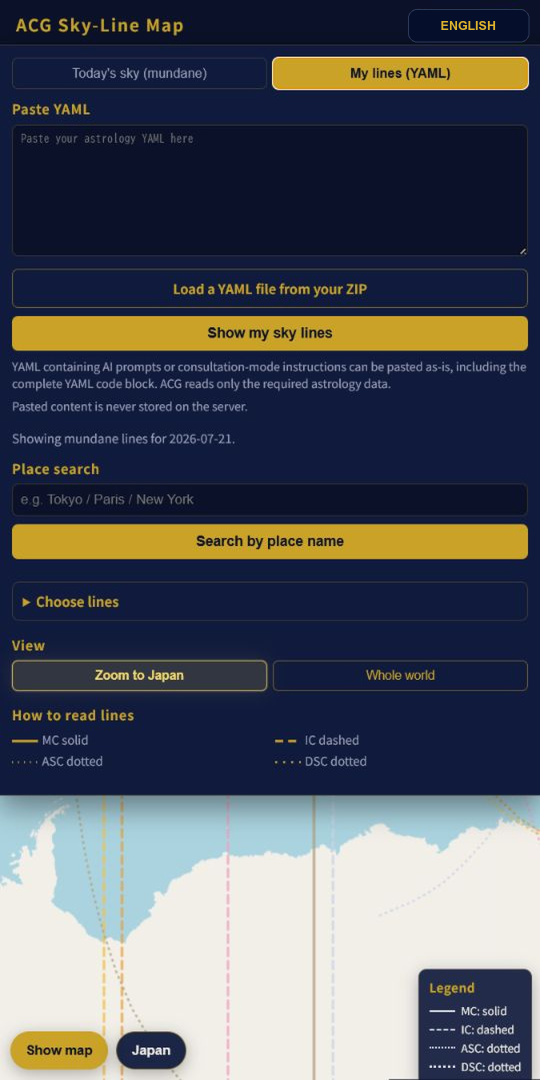
#> input picture media/etsy-acg-demo/frames-en/01_yaml_panel.png, 1080 x 2160 px, found by its file name (shown at 1/2 size)
$ python build_video.py --ffmpeg frames-en/01_yaml_panel.png
#> lines starting #> are read from the running program, lines starting #| are printed output that depends on the picture
from __future__ import annotations

import argparse
import math
import subprocess
from pathlib import Path

from PIL import Image, ImageDraw, ImageFont


ROOT = Path(__file__).resolve().parent
FRAMES = ROOT / "frames"
ENGLISH_FRAMES = ROOT / "frames-en"
OUTPUT = ROOT / "etsy_acg_demo_15s.mp4"
WIDTH, HEIGHT, FPS, DURATION = 1080, 2160, 30, 15


SCENES = [
    (0.0, 1.2, "01_yaml_panel.png", "Open your ACG map", (0.76, 0.92)),
    (1.2, 3.0, "02_yaml_loaded.png", "Your personal\nastrocartography data", (0.50, 0.49)),
    (3.0, 5.0, "03_lines_map.png", "See your planetary lines\nacross the world", (0.82, 0.94)),
    (5.0, 6.5, "04_london_typed.png", "Search any destination", (0.55, 0.51)),
    (6.5, 8.5, "05_london_results.png", "Explore London", (0.47, 0.56)),
    (8.5, 10.5, "07_london_map.png", "Work  •  Creativity  •  Travel\nRelocation", (0.52, 0.55)),
    (10.5, 12.5, "06_london_explanation.png", "Use it with AI for personalized\nlocation guidance", (0.50, 0.65)),
]


def font(size: int, bold: bool = False) -> ImageFont.FreeTypeFont:
    name = "arialbd.ttf" if bold else "arial.ttf"
    path = Path("C:/Windows/Fonts") / name
    return ImageFont.truetype(str(path), size)


def cover(path: Path) -> Image.Image:
    image = Image.open(path).convert("RGB")
#> image is the input picture: PIL image 1080x2160 RGB; mean R, G, B 81.3, 85.2, 94.4
    return image.resize((WIDTH, HEIGHT), Image.Resampling.LANCZOS)


def english_ui(image: Image.Image, filename: str) -> Image.Image:
    """Replace localized map/search strings in captured frames for the English listing."""
    image = image.copy()
    draw = ImageDraw.Draw(image, "RGBA")
    navy = (5, 14, 43, 255)
    border = (45, 57, 89, 255)
    white = (239, 242, 249, 255)

    # Keep the sales video language-pure while the live product retains its
    # locale switcher.  The original captures remain untouched.
    draw.rounded_rectangle((816, 18, 1058, 84), radius=18, fill=navy, outline=border, width=2)
    draw.text((937, 51), "ENGLISH", font=font(25, bold=True), fill=(224, 181, 45, 255), anchor="mm")

    if filename in {"03_lines_map.png", "07_london_map.png"}:
        draw.rounded_rectangle((992, 104, 1068, 178), radius=16, fill=navy, outline=border, width=2)
        draw.text((1030, 141), "Map", font=font(25, bold=True), fill=(224, 181, 45, 255), anchor="mm")

    if filename == "05_london_results.png":
        labels = [
            "Greater London, England, United Kingdom",
            "London, Southwestern Ontario, Canada",
            "London, Laurel County, Kentucky, 40741, USA",
            "London, Madison County, Ohio, 43140, USA",
            "London, Pope County, Arkansas, USA",
        ]
        # Cover the complete original results stack, including the final
        # Japanese geocoder row at the bottom of the capture.
        draw.rectangle((20, 1058, 1060, 1605), fill=(11, 24, 66, 255))
        draw.text((26, 1080), "Results (click to select a point)", font=font(25), fill=(180, 189, 211, 255), anchor="lm")
        rows = [(1100, 1180), (1190, 1270), (1280, 1360), (1370, 1450), (1460, 1540)]
        row_font = font(27)
        for label, (top, bottom) in zip(labels, rows):
            draw.rounded_rectangle((24, top, 1056, bottom), radius=10, fill=navy, outline=border, width=2)
            draw.text((48, (top + bottom) // 2), label, font=row_font, fill=white, anchor="lm")

    if filename == "06_london_explanation.png":
        # The source has both a Latin and Japanese place-name row. Replace the
        # full two-row block so no lower row remains visible in English media.
        draw.rounded_rectangle((24, 860, 1056, 1046), radius=10, fill=navy, outline=border, width=2)
        draw.text((48, 953), "Greater London, England, United Kingdom", font=font(29), fill=white, anchor="lm")

    return image


# [53 lines left out: functions fit_text, draw_caption, draw_cursor, final_card, not called in this run]


def render(ffmpeg: Path, output: Path) -> None:
    sources = {name: english_ui(cover(FRAMES / name), name) for _, _, name, _, _ in SCENES}
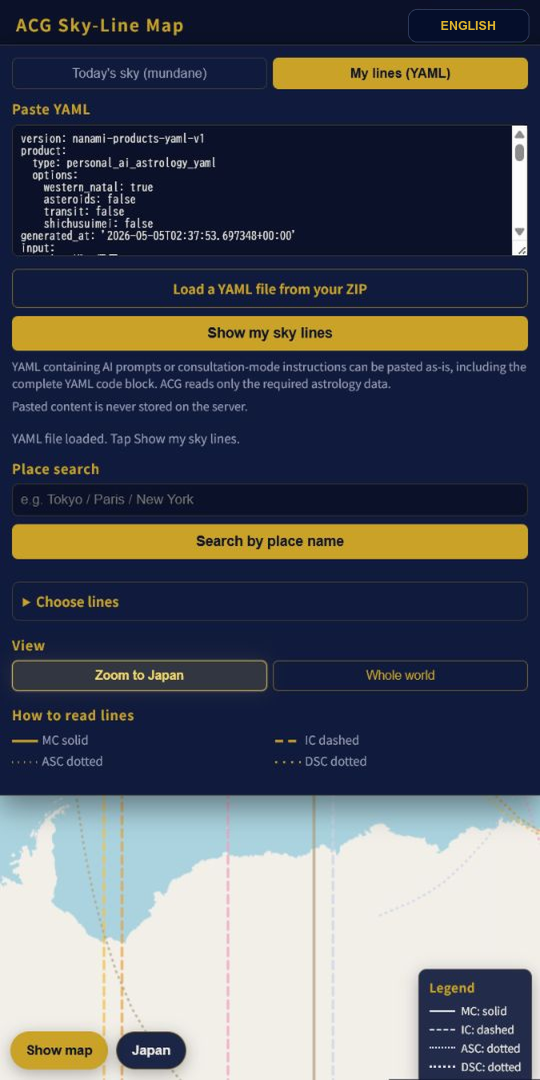
#> input picture media/etsy-acg-demo/frames-en/02_yaml_loaded.png, 1080 x 2160 px, found by its file name (shown at 1/2 size)
#> in cover, image is the input picture: PIL image 1080x2160 RGB; mean R, G, B 82.9, 86.8, 95.9
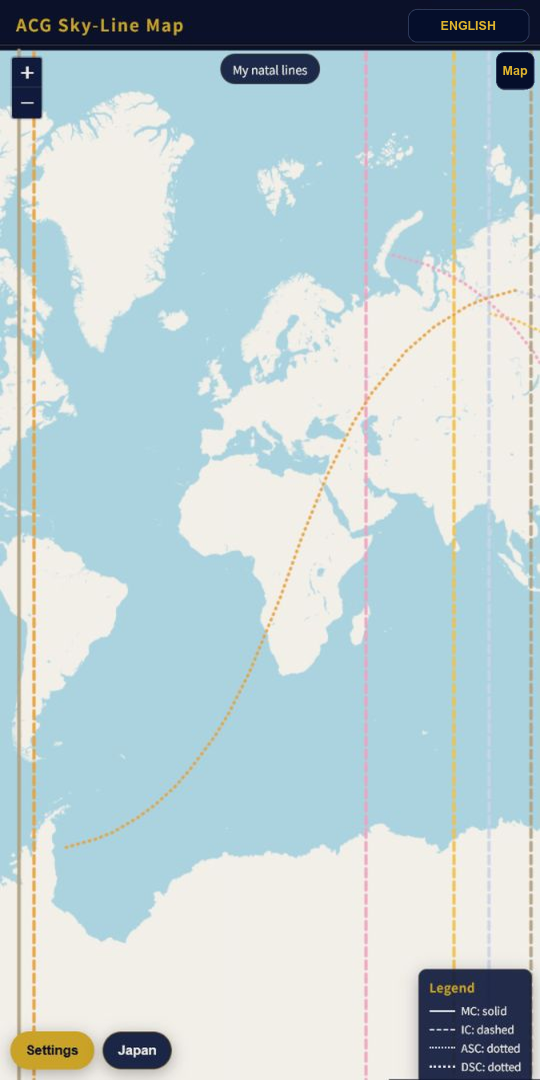
#> input picture media/etsy-acg-demo/frames-en/03_lines_map.png, 1080 x 2160 px, found by its file name (shown at 1/2 size)
#> in cover, image is the input picture: PIL image 1080x2160 RGB; mean R, G, B 188, 205.8, 209.3
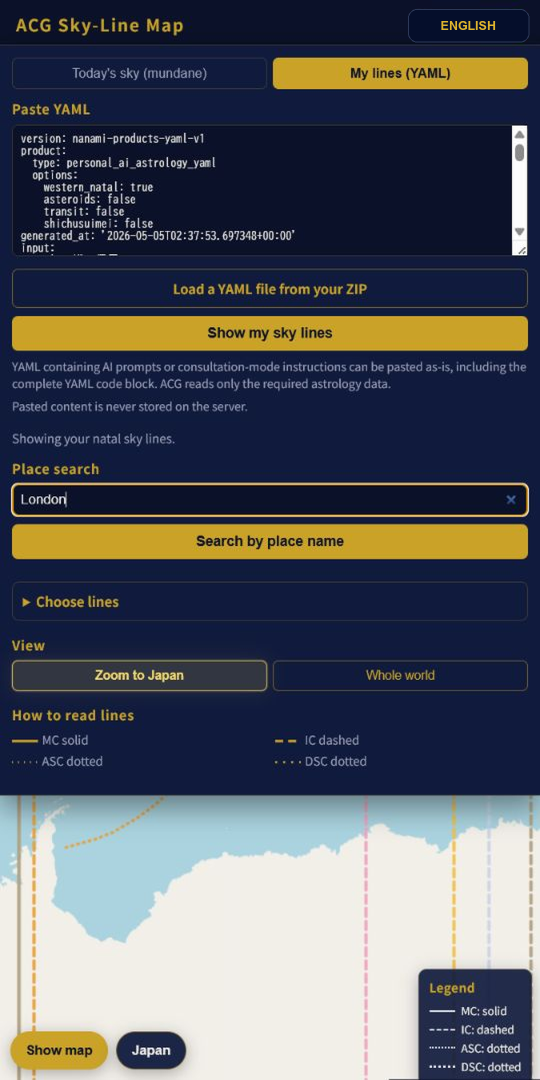
#> input picture media/etsy-acg-demo/frames-en/04_london_typed.png, 1080 x 2160 px, found by its file name (shown at 1/2 size)
#> in cover, image is the input picture: PIL image 1080x2160 RGB; mean R, G, B 83.6, 87.3, 95.8
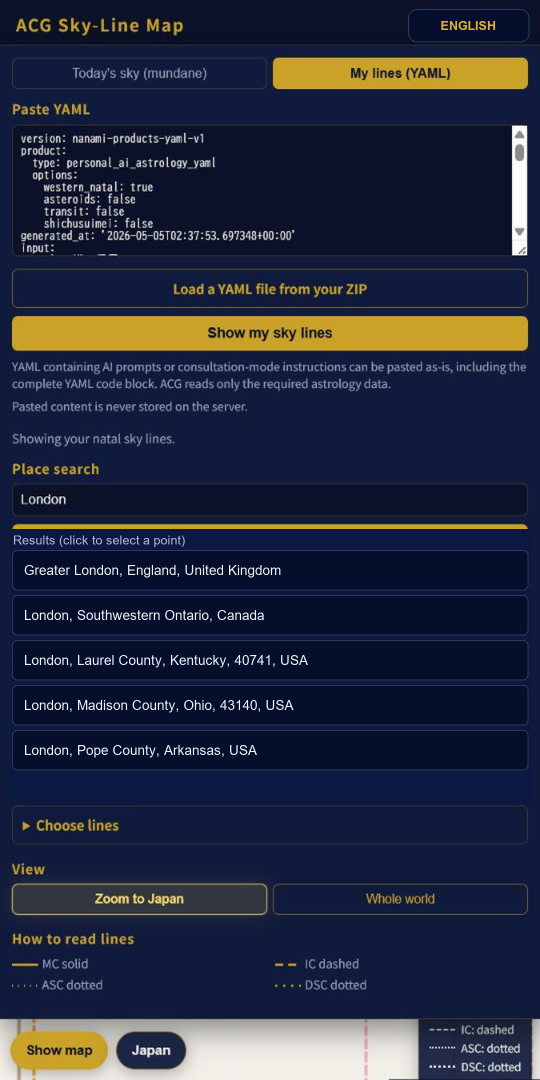
#> input picture media/etsy-acg-demo/frames-en/05_london_results.png, 1080 x 2160 px, found by its file name (shown at 1/2 size)
#> in cover, image is the input picture: PIL image 1080x2160 RGB; mean R, G, B 37.2, 42.8, 62.6
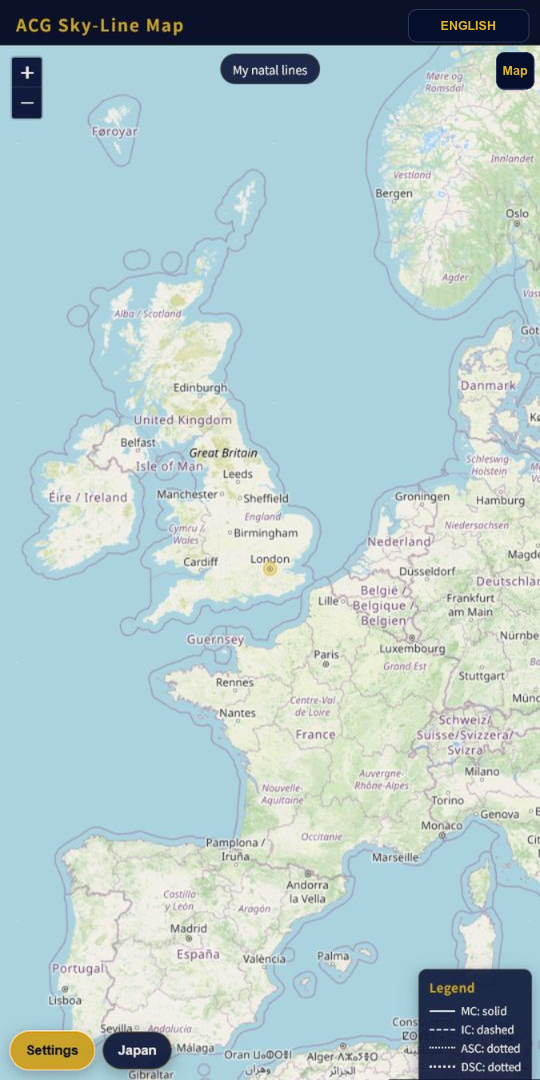
#> input picture media/etsy-acg-demo/frames-en/07_london_map.png, 1080 x 2160 px, found by its file name (shown at 1/2 size)
#> in cover, image is the input picture: PIL image 1080x2160 RGB; mean R, G, B 178.6, 200.8, 202.9
    ENGLISH_FRAMES.mkdir(parents=True, exist_ok=True)
    for name, source in sources.items():
        source.save(ENGLISH_FRAMES / name, optimize=True)
    final_bg = sources["03_lines_map.png"]
    command = [
        str(ffmpeg), "-y", "-f", "rawvideo", "-pix_fmt", "rgb24", "-s", f"{WIDTH}x{HEIGHT}",
        "-r", str(FPS), "-i", "-", "-an", "-c:v", "libx264", "-preset", "medium", "-crf", "22",
        "-pix_fmt", "yuv420p", "-movflags", "+faststart", str(output),
    ]
    process = subprocess.Popen(command, stdin=subprocess.PIPE)
    assert process.stdin is not None
    previous_cursor = SCENES[0][4]
    for frame_no in range(FPS * DURATION):
        t = frame_no / FPS
        if t >= 12.5:
            image = final_card(final_bg, (t - 12.5) / 2.5)
        else:
            scene_index = next(i for i, scene in enumerate(SCENES) if scene[0] <= t < scene[1])
            start, end, filename, caption, target = SCENES[scene_index]
            image = sources[filename].copy()
            draw_caption(image, caption)
            local = min(1.0, max(0.0, (t - start) / max(0.35, end - start)))
            ease = local * local * (3 - 2 * local)
            cursor = (previous_cursor[0] + (target[0] - previous_cursor[0]) * ease, previous_cursor[1] + (target[1] - previous_cursor[1]) * ease)
            pulse = ((t - start) / 0.45) if 0 <= t - start <= 0.45 else 0
            draw_cursor(image, cursor, pulse)
            previous_cursor = target if local > 0.98 else previous_cursor
        process.stdin.write(image.tobytes())
    process.stdin.close()
    if process.wait() != 0:
        raise SystemExit("ffmpeg failed")


def verify(ffmpeg: Path, output: Path) -> None:
    subprocess.run([str(ffmpeg), "-v", "error", "-i", str(output), "-f", "null", "-"], check=True)


def main() -> None:
    parser = argparse.ArgumentParser(description="Build the silent 15-second Etsy ACG demo video.")
    parser.add_argument("--ffmpeg", type=Path, required=True, help="Path to ffmpeg executable")
    parser.add_argument("--output", type=Path, default=OUTPUT)
    args = parser.parse_args()
    render(args.ffmpeg, args.output)
    verify(args.ffmpeg, args.output)
    print(args.output)


if __name__ == "__main__":
#> (the run stopped early here; a loop or call above may not have finished)
